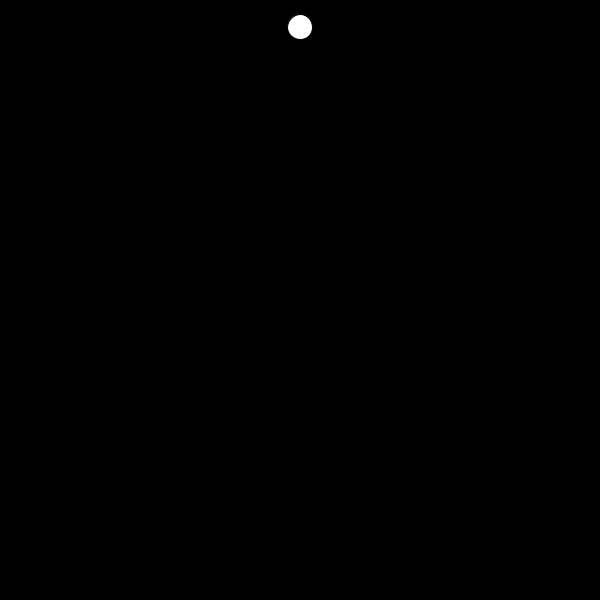
Frame 1 (no input)
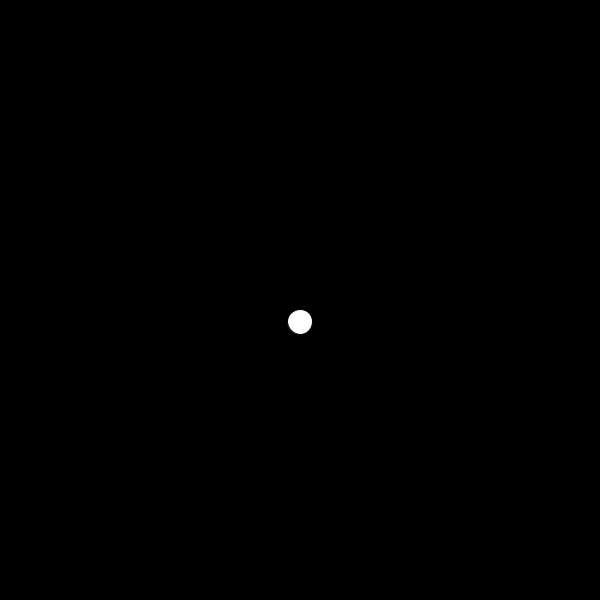
Frame 60 (the mouse pressed at the canvas centre just before this capture)
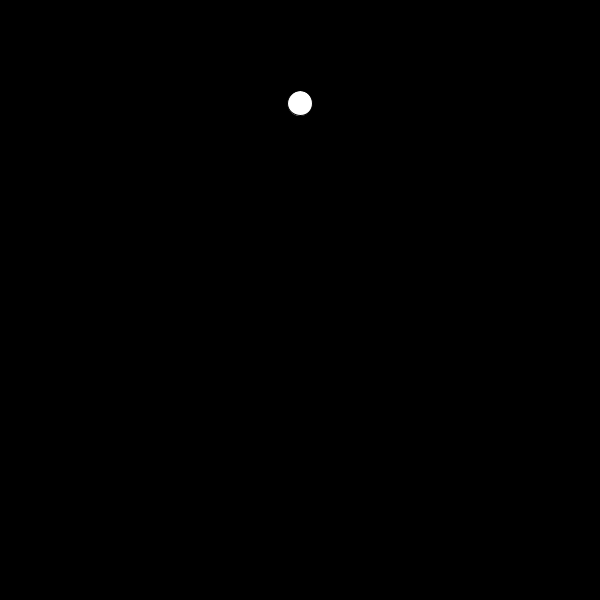
Frame 120 (the mouse held since frame 60 and released just before this capture)

The Processing sketch that drew these frames (run headless with seeded random() and noise(); from frame 60 on, the mouse is pressed at the canvas centre):

// Processing sketch: final_1
// ── final_1.pde
PVector pos, vel, accel; 

void setup() {
  size(600, 600); 
  
  pos = new PVector(width/2, 25); 
  vel = new PVector (0, 2);
  accel = new PVector (0, .1);

  smooth();
}

void draw() {
  background(0); 

  if (pos.y > height) {
    pos.y = 0;
    vel.y = 2;
  } 

  pos.add(vel);
  vel.add(accel);


  ellipse(pos.x, pos.y, 25, 25);
}
